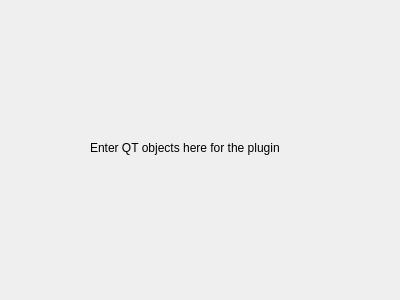
<?xml version="1.0" encoding="UTF-8"?>
<ui version="4.0">
 <class>ExamplePluginWidget</class>
 <widget class="QWidget" name="ExamplePluginWidget">
  <property name="geometry">
   <rect>
    <x>0</x>
    <y>0</y>
    <width>400</width>
    <height>300</height>
   </rect>
  </property>
  <property name="windowTitle">
   <string>Form</string>
  </property>
  <widget class="QLabel" name="label">
   <property name="geometry">
    <rect>
     <x>90</x>
     <y>140</y>
     <width>211</width>
     <height>16</height>
    </rect>
   </property>
   <property name="text">
    <string>Enter QT objects here for the plugin</string>
   </property>
  </widget>
 </widget>
 <resources/>
 <connections/>
</ui>
